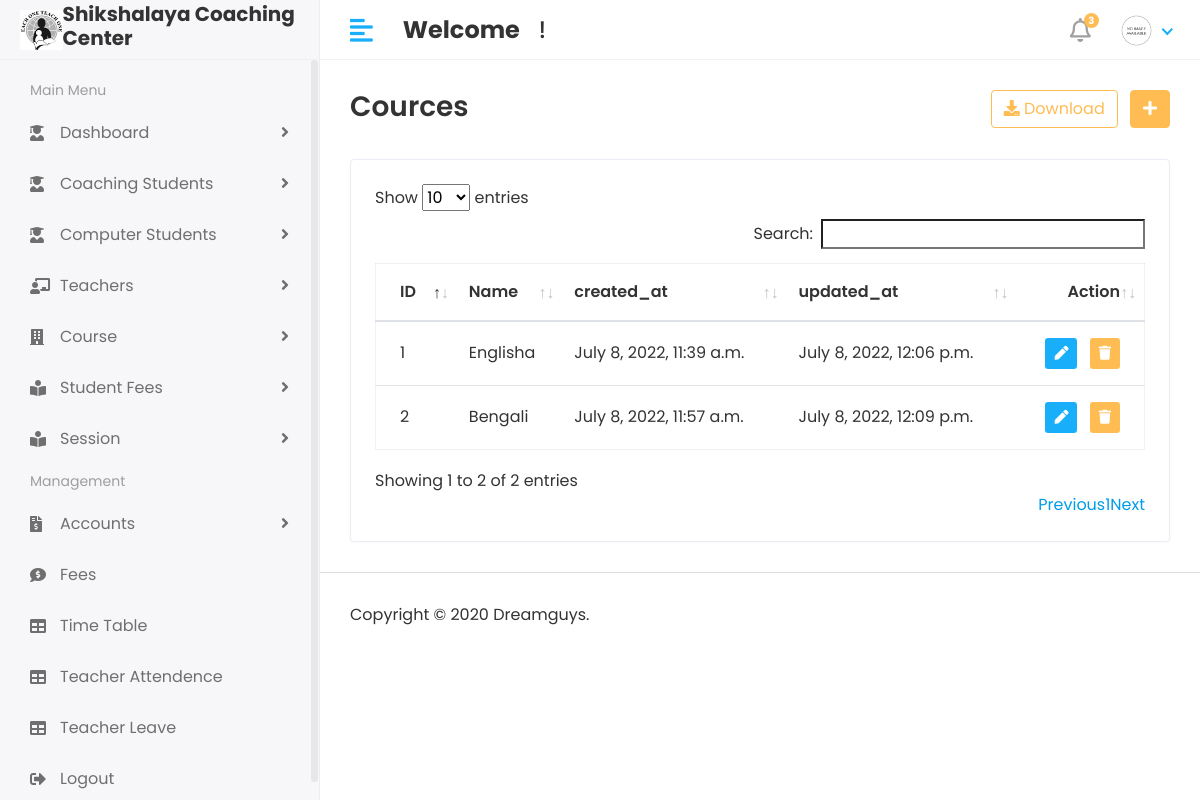
Page /Hod/Course/View (signed in) on the earlier database version.
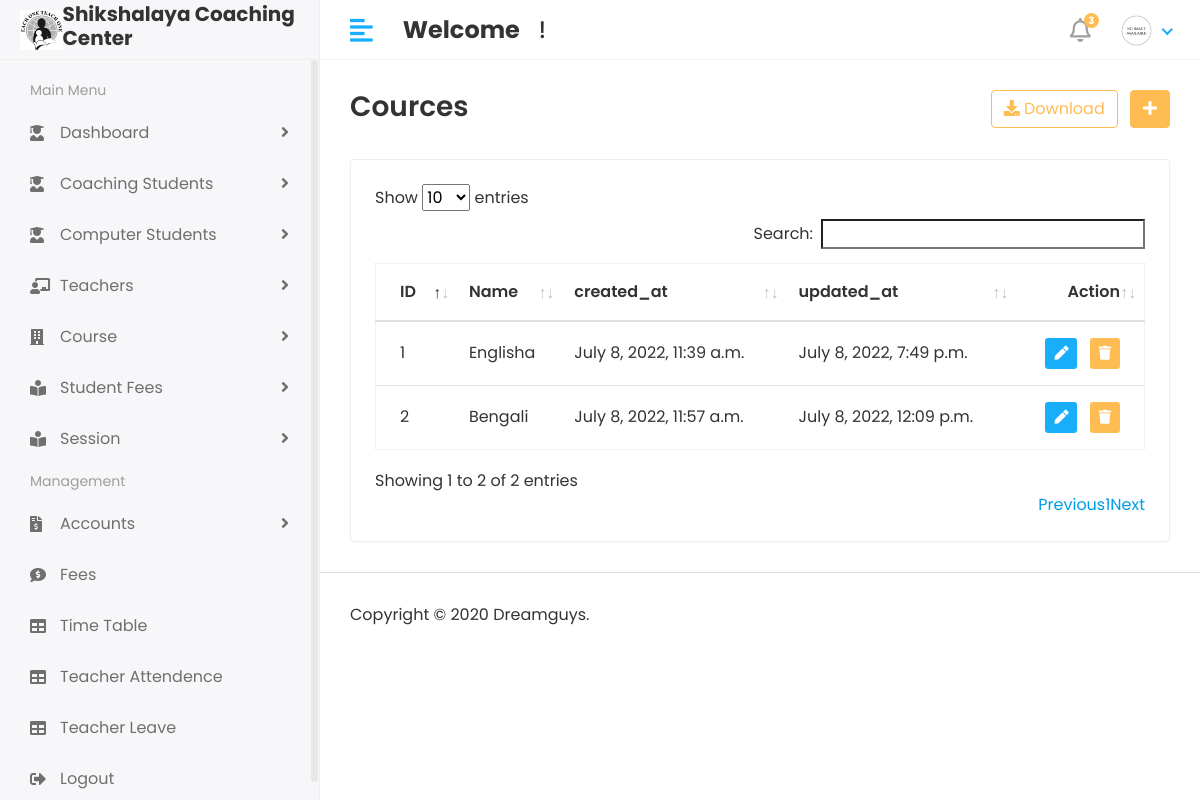
Same page on the later database version.
### shikshalaya_computer_app/models.py (models this page shows, shortened)
class Course(models.Model):
    name = models.CharField(max_length=100)
    created_at = models.DateTimeField(auto_now_add=True)
    updated_at = models.DateTimeField(auto_now=True)

### student_management_system/Hod_views.py (the view)
# urls.py: path('Hod/Course/View',Hod_views.VIEW_COURSE,name='view_course'),
@login_required(login_url='/')
def VIEW_COURSE(request):
    course = Course.objects.all()
    context = {
        'course': course
    }
    return render(request,'Hod/view_course.html',context)

### templates/Hod/view_course.html (shortened to what this page needs)
{% extends 'base.html' %}
{% block content %}
<div class="content container-fluid">
               <div class="page-header">
                  <div class="row align-items-center">
                     <div class="col">
                        <h3 class="page-title">Cources</h3>
                     </div>
                     <div class="col-auto text-right float-right ml-auto">
                        <a href="#" class="btn btn-outline-primary mr-2"><i class="fas fa-download"></i> Download</a>
                        <a href="add-student.html" class="btn btn-primary"><i class="fas fa-plus"></i></a>
                     </div>
                  </div>
               </div>
               <div class="row">
                  <div class="col-sm-12">
                     <div class="card card-table">
                        <div class="card-body">
                           <div class="table-responsive">
                              <table id="table_id" class="table table-hover table-center mb-0 ">
                                 <thead>
                                    <tr>
                                       <th>ID</th>
                                       <th>Name</th>
                                       <th>created_at</th>
                                       <th>updated_at</th>
                                       <th class="text-right">Action</th>
                                    </tr>
                                 </thead>
                                 <tbody>
                                 {% for i in course %}
                                    <tr>
                                       <td>{{i.id}}</td>
                                        <td>{{i.name}}</td>
                                        <td>{{i.created_at}}</td>
                                        <td>{{i.updated_at}}</td>
                                       <td class="text-right">
                                          <div class="actions">
                                             <a href="{% url 'edit_course'  i.id  %}" class="btn btn-sm bg-success-light mr-2">
                                             <i class="fas fa-pen"></i>
                                             </a>
                                             <a href="{% url 'delete_course' i.id %}" class="btn btn-sm bg-danger-light">
                                             <i class="fas fa-trash"></i>
                                             </a>
                                          </div>
                                       </td>
                                    </tr>
                                 {% endfor %}
                                 </tbody>
                              </table>
                           </div>
                        </div>
                     </div>
                  </div>
               </div>
            </div>
{% endblock %}

Differences in the rows shown:
changed Course "Englisha": updated_at "July 8, 2022, 12:06 p.m." → "July 8, 2022, 7:49 p.m."
